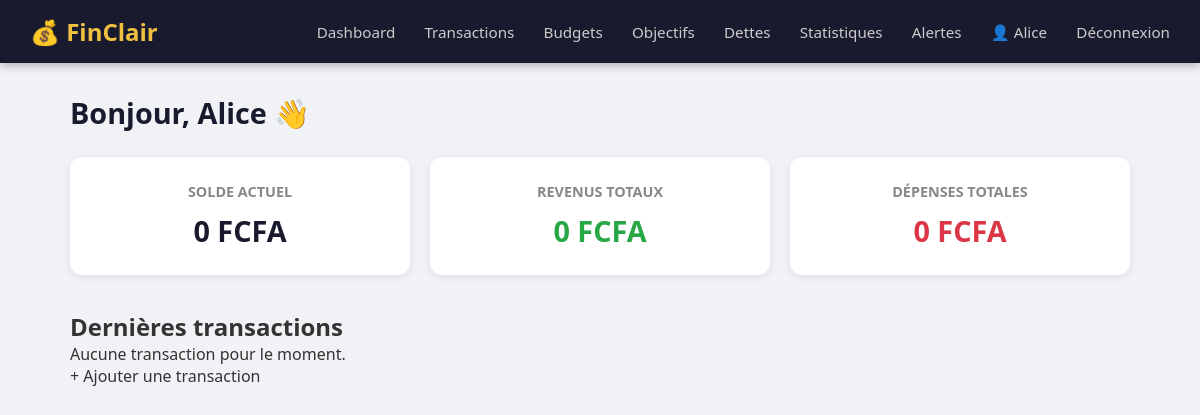
The page / (signed in) on the database as committed earlier.
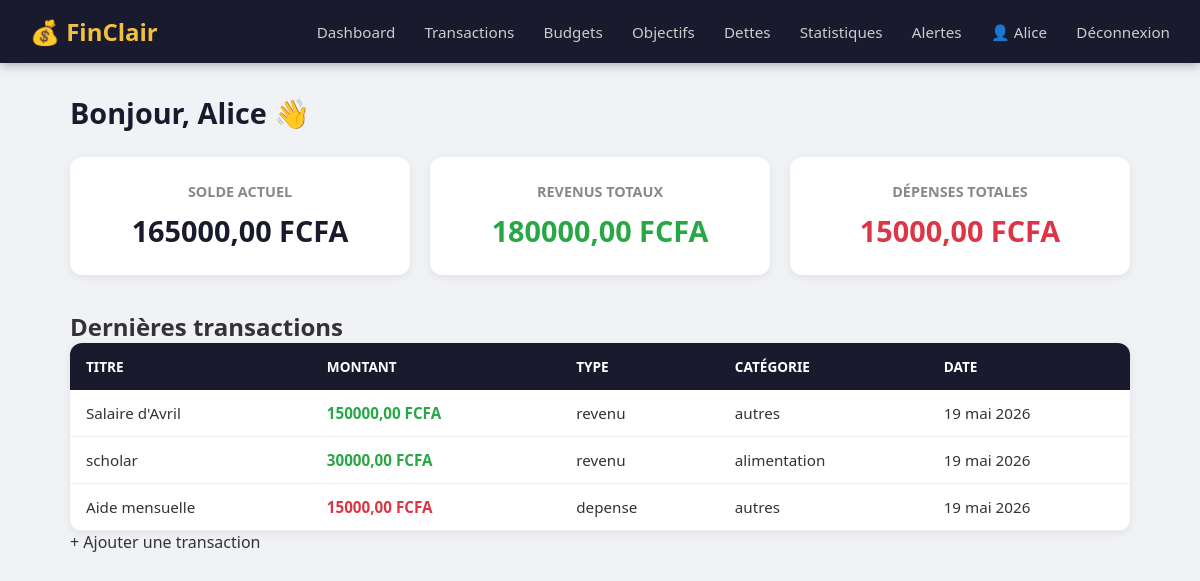
The same page on the database as committed later.
### transactions/models.py (models this page shows, shortened)
class Transaction(models.Model):
    TYPE_CHOICES = [
        ('revenu', 'Revenu'),
        ('depense', 'Dépense'),
    ]
    CATEGORIE_CHOICES = [
        ('alimentation', 'Alimentation'),
        ('transport', 'Transport'),
        ('logement', 'Logement'),
        ('sante', 'Santé'),
        ('loisirs', 'Loisirs'),
        ('education', 'Éducation'),
        ('autres', 'Autres'),
    ]
    utilisateur = models.ForeignKey(User, on_delete=models.CASCADE)
    titre = models.CharField(max_length=200)
    montant = models.DecimalField(max_digits=10, decimal_places=2)
    type_transaction = models.CharField(max_length=10, choices=TYPE_CHOICES)
    categorie = models.CharField(max_length=20, choices=CATEGORIE_CHOICES)
    date = models.DateField(auto_now_add=True)
    description = models.TextField(blank=True)

### users/views.py (the view)
# urls.py: path('', views.dashboard, name='dashboard'),
@login_required
def dashboard(request):
    transactions = Transaction.objects.filter(
        utilisateur=request.user
    ).order_by('-date')[:5]  # Les 5 dernières seulement
    revenus = sum(t.montant for t in Transaction.objects.filter(
        utilisateur=request.user, type_transaction='revenu'
    ))
    depenses = sum(t.montant for t in Transaction.objects.filter(
        utilisateur=request.user, type_transaction='depense'
    ))
    solde = revenus - depenses
    return render(request, 'users/dashboard.html', {
        'transactions': transactions,
        'solde': solde,
        'revenus': revenus,
        'depenses': depenses,
    })

### templates/users/dashboard.html (shortened to what this page needs)
{% extends 'base.html' %}
{% block contenu %}
<div class="dashboard">
    <h1>Bonjour, {{ user.username }} 👋</h1>
    <div class="cartes">
        <div class="carte solde">
            <h3>Solde actuel</h3>
            <p>{{ solde }} FCFA</p>
        </div>
        <div class="carte revenus">
            <h3>Revenus totaux</h3>
            <p>{{ revenus }} FCFA</p>
        </div>
        <div class="carte depenses">
            <h3>Dépenses totales</h3>
            <p>{{ depenses }} FCFA</p>
        </div>
    </div>
    <div class="dernieres-transactions">
        <h2>Dernières transactions</h2>
        {% if transactions %}
            <table>
                <thead>
                    <tr>
                        <th>Titre</th>
                        <th>Montant</th>
                        <th>Type</th>
                        <th>Catégorie</th>
                        <th>Date</th>
                    </tr>
                </thead>
                <tbody>
                    {% for t in transactions %}
                    <tr class="{{ t.type_transaction }}">
                        <td>{{ t.titre }}</td>
                        <td>{{ t.montant }} FCFA</td>
                        <td>{{ t.type_transaction }}</td>
                        <td>{{ t.categorie }}</td>
                        <td>{{ t.date }}</td>
                    </tr>
                    {% endfor %}
                </tbody>
            </table>
        {% else %}
            <p>Aucune transaction pour le moment.</p>
        {% endif %}
        <a href="{% url 'ajouter_transaction' %}">+ Ajouter une transaction</a>
    </div>
</div>
{% endblock %}

### templates/base.html (shortened to what this page needs)
<!DOCTYPE html>
<html lang="fr">
<head>
    {% load static %}
    <link rel="stylesheet" href="{% static 'css/style.css' %}">
</head>
<body>
    {% if user.is_authenticated %}
   <nav>
    <div class="nav-logo">💰 FinClair</div>
    <div class="nav-links">
        <a href="{% url 'dashboard' %}">Dashboard</a>
        <a href="{% url 'liste_transactions' %}">Transactions</a>
        <a href="{% url 'liste_budgets' %}">Budgets</a>
        <a href="{% url 'liste_objectifs' %}">Objectifs</a>
        <a href="{% url 'liste_dettes' %}">Dettes</a>
        <a href="{% url 'statistiques' %}">Statistiques</a>
        <a href="{% url 'liste_alertes' %}">Alertes</a>
        <a href="{% url 'profil' %}">👤 {{ user.username }}</a>
        <a href="{% url 'deconnexion' %}">Déconnexion</a>
    </div>
</nav>
    {% endif %}
    <main>
        {% block contenu %}{% endblock %}
    </main>
</body>
</html>

### static/css/style.css (style rules this page uses)
* { margin: 0; padding: 0; box-sizing: border-box; }
body { font-family: 'Segoe UI', Tahoma, Geneva, Verdana, sans-serif; background-color: #f0f2f5; color: #333; }
a { text-decoration: none; color: inherit; }
nav { background-color: #1a1a2e; padding: 15px 30px; display: flex; justify-content: space-between; align-items: center; box-shadow: 0 2px 10px rgba(0,0,0,0.3); }
.nav-logo { color: #f0c040; font-size: 1.5rem; font-weight: bold; }
.nav-links a { color: #ccc; margin-left: 25px; font-size: 0.95rem; transition: color 0.2s; }
main { max-width: 1100px; margin: 30px auto; padding: 0 20px; }
.dashboard h1 { font-size: 1.8rem; margin-bottom: 25px; color: #1a1a2e; }
.cartes { display: grid; grid-template-columns: repeat(3, 1fr); gap: 20px; margin-bottom: 35px; }
.carte { background: white; border-radius: 12px; padding: 25px; text-align: center; box-shadow: 0 2px 8px rgba(0,0,0,0.08); }
.carte h3 { font-size: 0.9rem; color: #888; margin-bottom: 10px; text-transform: uppercase; }
.carte p { font-size: 1.8rem; font-weight: bold; }
.carte.solde p { color: #1a1a2e; }
.carte.revenus p { color: #28a745; }
.carte.depenses p { color: #dc3545; }
table { width: 100%; background: white; border-radius: 12px; border-collapse: collapse; box-shadow: 0 2px 8px rgba(0,0,0,0.08); overflow: hidden; }
th { background-color: #1a1a2e; color: white; padding: 14px 16px; text-align: left; font-size: 0.85rem; text-transform: uppercase; }
td { padding: 13px 16px; border-bottom: 1px solid #f0f0f0; font-size: 0.95rem; }
tr.revenu td:nth-child(2) { color: #28a745; font-weight: bold; }
tr.depense td:nth-child(2) { color: #dc3545; font-weight: bold; }

Rows that differ between the two databases and show on the page:
added Transaction: titre "Salaire d'Avril", montant "150000,00", type_transaction "revenu", categorie "autres", date "19 mai 2026"
added Transaction: titre "scholar", montant "30000,00", type_transaction "revenu", categorie "alimentation", date "19 mai 2026"
added Transaction: titre "Aide mensuelle", montant "15000,00", type_transaction "depense", categorie "autres", date "19 mai 2026"
Other text that changed with them:
{{ solde }}: "0" → "165000,00"
{{ revenus }}: "0" → "180000,00"
{{ depenses }}: "0" → "15000,00"
text no longer shown: "Aucune transaction pour le moment."
text now shown: "TITRE MONTANT TYPE CATÉGORIE DATE"
